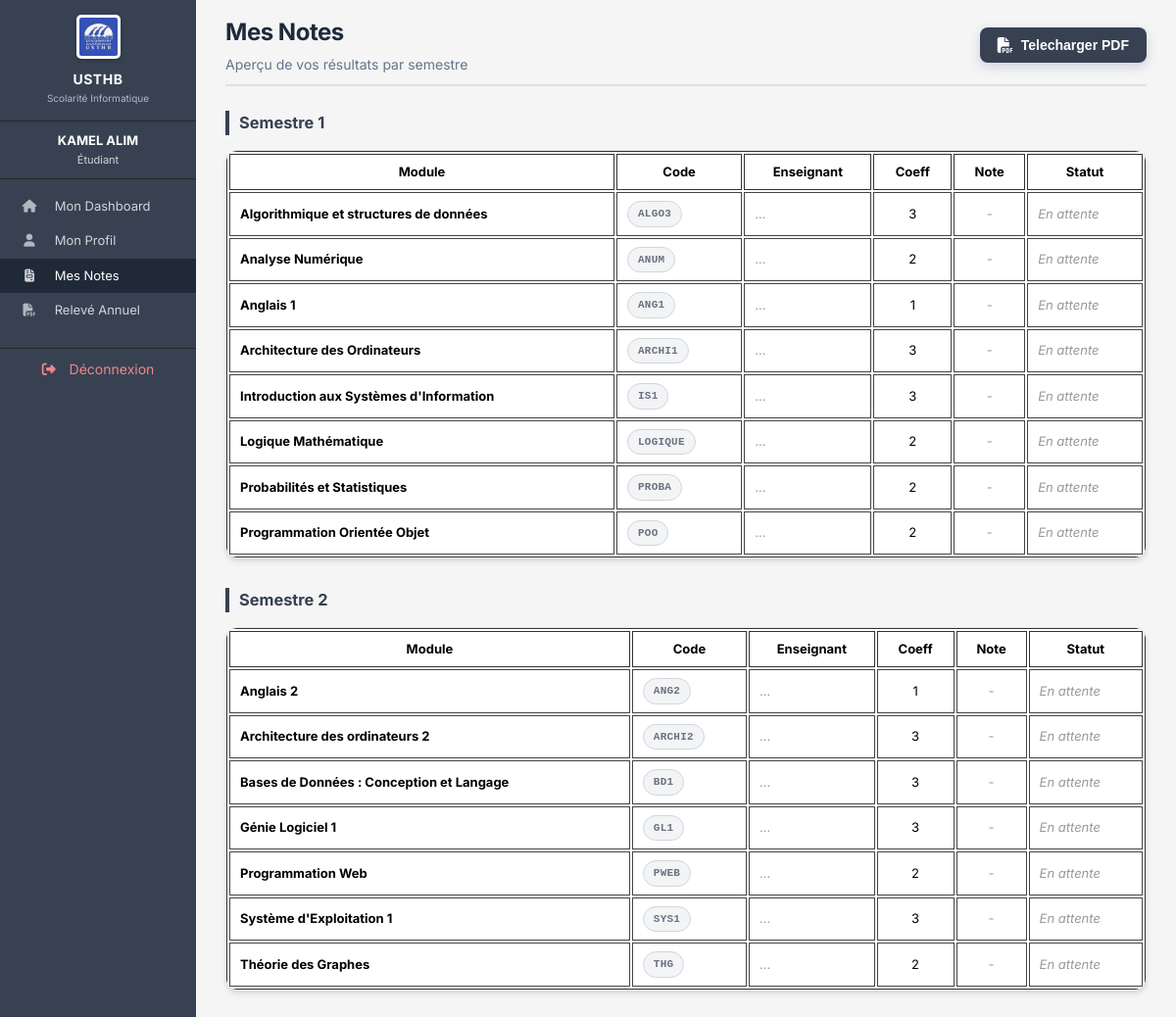
Page /mes_notes.php (signed in) on the committed database.
### tables this page shows
CREATE TABLE `modules` (
  `id` int(11) NOT NULL AUTO_INCREMENT,
  `code_module` varchar(20) NOT NULL,
  `intitule` varchar(200) NOT NULL,
  `coefficient` int(11) NOT NULL DEFAULT 1,
  `enseignant_id` int(11) DEFAULT NULL,
  `semestre` int(11) DEFAULT 1,
  `credits` int(11) DEFAULT 3,
  `section` varchar(10) DEFAULT 'C',
  PRIMARY KEY (`id`),
  UNIQUE KEY `code_module` (`code_module`),
  KEY `enseignant_id` (`enseignant_id`),
  CONSTRAINT `modules_ibfk_1` FOREIGN KEY (`enseignant_id`) REFERENCES `enseignants` (`id`) ON DELETE SET NULL
);

### mes_notes.php (the view, shortened to what this page needs)
<?php
require_once 'config.php';
$user_id = $_SESSION['user_id'];
$stmt = $pdo->prepare("
    SELECT m.code_module, m.intitule, m.coefficient, m.semestre, n.note,
           e.nom as ens_nom, e.prenom as ens_prenom
    FROM modules m
    LEFT JOIN notes n ON m.id = n.module_id AND n.etudiant_id = ?
    LEFT JOIN enseignants e ON m.enseignant_id = e.id
    ORDER BY m.semestre, m.intitule
");
$stmt->execute([$user_id]);
$all_notes = $stmt->fetchAll();
$semestres = [1 => [], 2 => []];
foreach ($all_notes as $n) {
    $semestres[$n['semestre']][] = $n;
}
include 'includes/header.php';
include 'includes/sidebar.php';
?>
<div class="main-content">
    <div class="page-header">
        <h1>Mes Notes</h1>
        <p>Aperçu de vos résultats par semestre</p>
    </div>
    <?php foreach ([1, 2] as $s): ?>
    <h3 style="margin: 25px 0 15px; color: var(--primary-color); border-left: 4px solid var(--primary-color); padding-left: 10px;">
        Semestre <?= $s ?>
    </h3>
    <div class="table-container" style="margin-bottom: 30px;">
        <table>
            <thead>
                <tr>
                    <th>Module</th>
                    <th>Code</th>
                    <th>Enseignant</th>
                    <th style="text-align: center;">Coeff</th>
                    <th style="text-align: center;">Note</th>
                    <th>Statut</th>
                </tr>
            </thead>
            <tbody>
                <?php
                if (!empty($semestres[$s])):
                    foreach ($semestres[$s] as $n):
                ?>
                <tr>
                    <td><strong><?= htmlspecialchars($n['intitule']) ?></strong></td>
                    <td><span class="badge badge-code"><?= htmlspecialchars($n['code_module']) ?></span></td>
                    <td><?= $n['ens_nom'] ? htmlspecialchars($n['ens_prenom'].' '.$n['ens_nom']) : '<span style="color:#999;">...</span>' ?></td>
                    <td style="text-align: center;"><?= $n['coefficient'] ?></td>
                    <td style="text-align: center;">
                        <?= ($n['note'] !== null) ? '<strong>'.number_format($n['note'], 2).'</strong>' : '<span style="color:#999;">-</span>' ?>
                    </td>
                    <td>
                        <?php if ($n['note'] !== null): ?>
                            <span class="badge <?= $n['note'] >= 10 ? 'badge-admis' : 'badge-ajourne' ?>">
                                <?= $n['note'] >= 10 ? 'Valide' : 'Ajourné' ?>
                            </span>
                        <?php else: ?>
                            <span style="color:#999; font-style:italic;">En attente</span>
                        <?php endif; ?>
                    </td>
                </tr>
                <?php endforeach; else: ?>
                <tr><td colspan="6" class="empty-row">Aucun module pour ce semestre</td></tr>
                <?php endif; ?>
            </tbody>
        </table>
    </div>
    <?php endforeach; ?>
</div>
<?php include 'includes/footer.php'; ?>

### assets/css/style.css (style rules this page uses)
:root { --primary-color: #374151; --primary-dark: #1f2937; --sidebar-bg: #262626; --bg-light: #ffffff; --bg-body: #f3f4f6; --text-main: #111827; --text-muted: #6b7280; --accent-gray: #d1d5db; --valid-green: #059669; --invalid-red: #dc2626; }
* { margin: 0; padding: 0; box-sizing: border-box; }
body { font-family: 'Inter', -apple-system, BlinkMacSystemFont, "Segoe UI", Roboto, sans-serif; background-color: var(--bg-body); color: var(--text-main); font-size: 14px; line-height: 1.5; }
.main-content { flex: 1; padding: 15px 30px 20px; background-color: #f5f5f5; }
.page-header { margin-bottom: 20px; padding-bottom: 10px; border-bottom: 2px solid #e0e0e0; }
.page-header h1 { font-size: 24px; font-weight: 700; color: #1e293b; letter-spacing: -0.02em; }
.page-header p { color: #64748b; font-size: 14px; margin-top: 4px; }
.table-container { background: white; border: 1px solid #e2e8f0; border-radius: 12px; box-shadow: 0 4px 6px -1px rgba(0, 0, 0, 0.1), 0 2px 4px -1px rgba(0, 0, 0, 0.06); overflow: hidden; margin-bottom: 24px; }
table { width: 100%; border-collapse: separate; border-spacing: 2px; border: 1px solid #333; background: #fff; font-family: 'Inter', serif; }
table th { background-color: #fff; padding: 8px 10px; text-align: center; font-size: 13px; color: #000; font-weight: bold; border: 1px solid #333; text-transform: none; }
table td { padding: 8px 10px; border: 1px solid #444; font-size: 13px; color: #000; vertical-align: middle; background: #fff; }
.badge { display: inline-block; padding: 4px 10px; border-radius: 20px; font-size: 11px; font-weight: 600; text-transform: uppercase; letter-spacing: 0.02em; }
.badge-code { background-color: var(--bg-body); color: var(--text-muted); border: 1px solid var(--accent-gray); font-family: monospace; }

### rows in the picture
modules: intitule "Algorithmique et structures de données", code_module "ALGO3", coefficient "3"
modules: intitule "Analyse Numérique", code_module "ANUM", coefficient "2"
modules: intitule "Anglais 1", code_module "ANG1", coefficient "1"
modules: intitule "Architecture des Ordinateurs", code_module "ARCHI1", coefficient "3"
modules: intitule "Introduction aux Systèmes d'Information", code_module "IS1", coefficient "3"
modules: intitule "Logique Mathématique", code_module "LOGIQUE", coefficient "2"
modules: intitule "Probabilités et Statistiques", code_module "PROBA", coefficient "2"
modules: intitule "Programmation Orientée Objet", code_module "POO", coefficient "2"
modules: intitule "Anglais 2", code_module "ANG2", coefficient "1"
modules: intitule "Architecture des ordinateurs 2", code_module "ARCHI2", coefficient "3"
modules: intitule "Bases de Données : Conception et Langage", code_module "BD1", coefficient "3"
modules: intitule "Génie Logiciel 1", code_module "GL1", coefficient "3"
modules: intitule "Programmation Web", code_module "PWEB", coefficient "2"
modules: intitule "Système d'Exploitation 1", code_module "SYS1", coefficient "3"
modules: intitule "Théorie des Graphes", code_module "THG", coefficient "2"

### other values in the picture
$_SESSION['prenom'] . ' ' . $_SESSION['nom'] "KAMEL ALIM"
$s "1"
$s "2"
